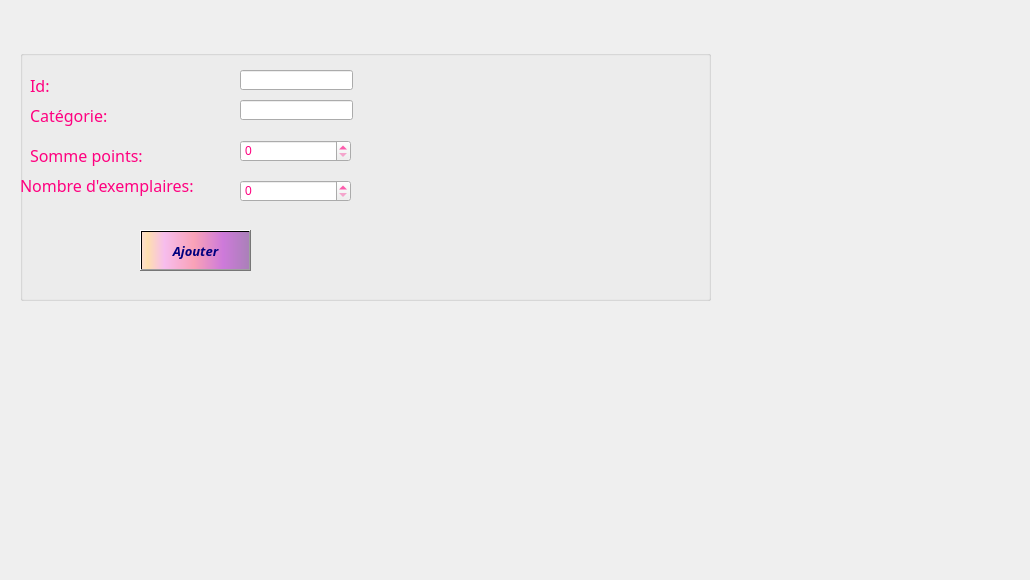
     <widget class="QWidget" name="tab_15">
      <attribute name="title">
       <string>Ajouter</string>
      </attribute>
      <widget class="QLabel" name="label_49">
       <property name="geometry">
        <rect>
         <x>-300</x>
         <y>0</y>
         <width>1021</width>
         <height>571</height>
        </rect>
       </property>
       <property name="text">
        <string/>
       </property>
       <property name="pixmap">
        <pixmap>../../../../images_projets/macaron-4701984_1920.jpg</pixmap>
       </property>
      </widget>
      <widget class="QGroupBox" name="groupBox_ajout_Ca_2">
       <property name="geometry">
        <rect>
         <x>20</x>
         <y>50</y>
         <width>691</width>
         <height>251</height>
        </rect>
       </property>
       <property name="font">
        <font>
         <family>Lucida Calligraphy</family>
         <pointsize>16</pointsize>
         <weight>50</weight>
         <bold>false</bold>
        </font>
       </property>
       <property name="cursor">
        <cursorShape>ArrowCursor</cursorShape>
       </property>
       <property name="acceptDrops">
        <bool>false</bool>
       </property>
       <property name="layoutDirection">
        <enum>Qt::LeftToRight</enum>
       </property>
       <property name="autoFillBackground">
        <bool>false</bool>
       </property>
       <property name="styleSheet">
        <string notr="true">color:rgb(255, 0, 127);
border-color: rgb(170, 0, 255);</string>
       </property>
       <property name="title">
        <string/>
       </property>
       <widget class="QLabel" name="label_exp_ajout_2">
        <property name="geometry">
         <rect>
          <x>0</x>
          <y>120</y>
          <width>201</width>
          <height>31</height>
         </rect>
        </property>
        <property name="font">
         <font>
          <family>Lucida Calligraphy</family>
          <pointsize>12</pointsize>
         </font>
        </property>
        <property name="text">
         <string>Nombre d'exemplaires:</string>
        </property>
        <property name="scaledContents">
         <bool>false</bool>
        </property>
        <property name="wordWrap">
         <bool>false</bool>
        </property>
        <property name="openExternalLinks">
         <bool>false</bool>
        </property>
       </widget>
       <widget class="QLineEdit" name="lineEdit_categ_ajout_2">
        <property name="geometry">
         <rect>
          <x>220</x>
          <y>20</y>
          <width>113</width>
          <height>20</height>
         </rect>
        </property>
       </widget>
       <widget class="QLabel" name="label_categ_ajout_2">
        <property name="geometry">
         <rect>
          <x>10</x>
          <y>50</y>
          <width>171</width>
          <height>31</height>
         </rect>
        </property>
        <property name="font">
         <font>
          <family>Lucida Calligraphy</family>
          <pointsize>12</pointsize>
         </font>
        </property>
        <property name="styleSheet">
         <string notr="true">color:rgb(255, 0, 127);
border-color: rgb(170, 0, 255);</string>
        </property>
        <property name="text">
         <string>Catégorie:</string>
        </property>
       </widget>
       <widget class="QLabel" name="label_somme_ajout_2">
        <property name="geometry">
         <rect>
          <x>10</x>
          <y>90</y>
          <width>171</width>
          <height>31</height>
         </rect>
        </property>
        <property name="font">
         <font>
          <family>Lucida Calligraphy</family>
          <pointsize>12</pointsize>
         </font>
        </property>
        <property name="text">
         <string>Somme points:</string>
        </property>
       </widget>
       <widget class="QSpinBox" name="spinBox_exp_ajout_2">
        <property name="geometry">
         <rect>
          <x>220</x>
          <y>90</y>
          <width>111</width>
          <height>22</height>
         </rect>
        </property>
       </widget>
       <widget class="QPushButton" name="pushButton_ajoutCa_2">
        <property name="geometry">
         <rect>
          <x>120</x>
          <y>180</y>
          <width>111</width>
          <height>41</height>
         </rect>
        </property>
        <property name="font">
         <font>
          <family>Lucida Calligraphy</family>
          <pointsize>10</pointsize>
          <weight>75</weight>
          <italic>true</italic>
          <bold>true</bold>
          <underline>false</underline>
          <strikeout>false</strikeout>
         </font>
        </property>
        <property name="styleSheet">
         <string notr="true">background-color: qlineargradient(spread:pad, x1:1, y1:0, x2:1, y2:0, stop:0.919598 rgba(255, 0, 111, 255), stop:0.98 rgba(0, 0, 0, 255), stop:1 rgba(235, 148, 61, 255));
color: rgb(0, 0, 127);
background-color: qlineargradient(spread:pad, x1:0, y1:0, x2:1, y2:0, stop:0.0100503 rgba(252, 222, 204, 255), stop:0.0502513 rgba(254, 223, 175, 255), stop:0.211055 rgba(246, 189, 237, 255), stop:0.487437 rgba(249, 162, 183, 255), stop:0.753769 rgba(206, 122, 218, 255), stop:1 rgba(170, 128, 185, 255));</string>
        </property>
        <property name="text">
         <string>Ajouter</string>
        </property>
        <property name="checkable">
         <bool>false</bool>
        </property>
        <property name="autoRepeatDelay">
         <number>303</number>
        </property>
       </widget>
       <widget class="QSpinBox" name="spinBox_somme_ajout_2">
        <property name="geometry">
         <rect>
          <x>220</x>
          <y>130</y>
          <width>111</width>
          <height>22</height>
         </rect>
        </property>
       </widget>
       <widget class="QLineEdit" name="lineEdit_categ_ajout_3">
        <property name="geometry">
         <rect>
          <x>220</x>
          <y>50</y>
          <width>113</width>
          <height>20</height>
         </rect>
        </property>
       </widget>
       <widget class="QLabel" name="label_categ_ajout_3">
        <property name="geometry">
         <rect>
          <x>10</x>
          <y>20</y>
          <width>171</width>
          <height>31</height>
         </rect>
        </property>
        <property name="font">
         <font>
          <family>Lucida Calligraphy</family>
          <pointsize>12</pointsize>
         </font>
        </property>
        <property name="styleSheet">
         <string notr="true">color:rgb(255, 0, 127);
border-color: rgb(170, 0, 255);</string>
        </property>
        <property name="text">
         <string>Id:</string>
        </property>
       </widget>
      </widget>
     </widget>
